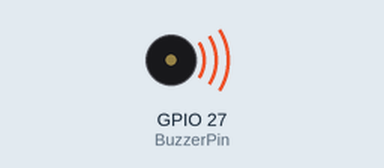
Recording of a sketch running on a simulated ESP32. Shown: buzzer (waves = sounding).

Above: at 3.0 s.
Timing chart, 0 to 26.6 s (numbered marks = the images above):
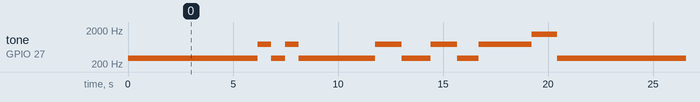

The sketch:

Bella_Ciao.ino
```cpp
const int BuzzerPin = 27;

const int freq = 3000;
const int channel = 0;
const int res = 0;

int Si2 =1975;
int LaS2=1864;
int La2= 1760;
int SolS2=1661;
int Sol2=1567;
int FaS2=1479;
int Fa2= 1396;
int Mi2= 1318;
int ReS2=1244;
int Re2= 1174;
int DoS2=1108;
int Do2= 1046;

// Low Octave
int Si = 987;
int LaS= 932;
int La = 880;
int SolS=830;
int Sol= 783;
int FaS= 739;
int Fa=  698;
int Mi=  659;
int ReS= 622;
int Re = 587;
int DoS =554;
int Do = 523;

// define the notes
int rounda=0;
int roundp=0;
int white= 0;
int whitep=0;
int black=0;
int blackp=0;
int quaver=0;
int quaverp =0;
int semiquaver=0;
int semiquaverp=0;
int bpm= 120;
void setup(){
      pinMode(BuzzerPin,OUTPUT);

      ledcSetup(freq, channel, res);
      ledcAttachPin(BuzzerPin, channel);

      black= 35000/bpm;
      blackp=black*1.5;
      white= black*2;
      whitep=white*1.5;
      rounda= black*4;
      roundp= rounda*1.5;
      quaver= black/2;
      quaverp=quaver*1.5;
      semiquaver= black/4;
      semiquaverp=semiquaver*1.5;

}
void loop(){

  ledcWriteTone(channel,black);
  delay(black+50);
  ledcWriteTone(channel,black);
  delay(black+50);
  ledcWriteTone(channel,black);
  delay(black+50);
  ledcWriteTone(channel,black);
  delay(black+50);
  ledcWriteTone(channel,black);

  delay(2*white+50);

  ledcWriteTone(channel,black);
  delay(black+50);
  ledcWriteTone(channel,black);
  delay(black+50);
  ledcWriteTone(channel,black);
  delay(black+50);
  ledcWriteTone(channel,black);
  delay(black+50);
  ledcWriteTone(channel,black);

  delay(2*white+50);

  ledcWriteTone(channel,black);
  delay(black+50);
  ledcWriteTone(channel,black);
  delay(black+50);
  ledcWriteTone(channel,black);
  delay(black+50);
  ledcWriteTone(channel,white*1.3);
  delay(2*black+50);

  ledcWriteTone(channel,black);
  delay(black+50);
  ledcWriteTone(channel,black);
  delay(black+50);
  ledcWriteTone(channel,white*1.3);
  delay(2*black+50);

  ledcWriteTone(channel,black);
  delay(black+50);
  ledcWriteTone(channel,black);
  delay(black+50);
  ledcWriteTone(channel,black);
  delay(white+50);
  ledcWriteTone(channel,black);
  delay(white+100);

  ledcWriteTone(channel,black);
  delay(white+50);
  ledcWriteTone(channel,black);
  delay(black+50);
  ledcWriteTone(channel,black);
  delay(black+50);
  ledcWriteTone(channel,black);
  delay(black+50);
  ledcWriteTone(channel,white*1.3);
  delay(rounda+100);

  ledcWriteTone(channel,black);
  delay(black+50);
  ledcWriteTone(channel,black);
  delay(black+50);
  ledcWriteTone(channel,black);
  delay(black+50);
  ledcWriteTone(channel,black);
  delay(black+50);
  ledcWriteTone(channel,white*1.3);
  delay(rounda+100);

  ledcWriteTone(channel,black);
  delay(black+50);
  ledcWriteTone(channel,black);
  delay(black+50);
   ledcWriteTone(channel,black);
  delay(black+50);
  ledcWriteTone(channel,white*1.3);
  delay(white+50);
  ledcWriteTone(channel,white*1.3);
  delay(white+50);
  ledcWriteTone(channel,white*1.3);
  delay(white+50);
  ledcWriteTone(channel,white*1.3);
  delay(white+50);
  ledcWriteTone(channel,rounda*1.3);
  delay(rounda+50);

}
```

Measured:
- by itself, tone on GPIO 27 (BuzzerPin): repeats every 20.4 s: 756 Hz 0.63 s, 291 Hz 0.68 s, 756 Hz 0.63 s, 291 Hz 3.7 s, 756 Hz 1.3 s, 291 Hz 1.4 s, 756 Hz 1.3 s, 291 Hz 1.0 s, 756 Hz 2.5 s, 1513 Hz 1.2 s, 291 Hz 6.2 s
